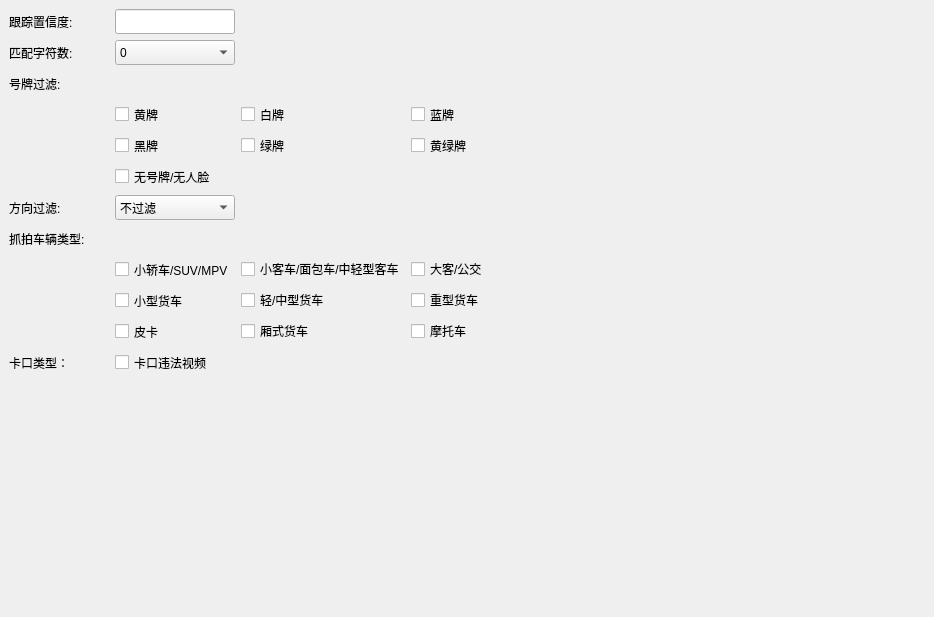
     <widget class="QWidget" name="page_6">
      <layout class="QVBoxLayout" name="verticalLayout_9">
       <property name="spacing">
        <number>0</number>
       </property>
       <property name="leftMargin">
        <number>0</number>
       </property>
       <property name="topMargin">
        <number>0</number>
       </property>
       <property name="rightMargin">
        <number>0</number>
       </property>
       <property name="bottomMargin">
        <number>0</number>
       </property>
       <item>
        <widget class="QWidget" name="widget_7" native="true">
         <layout class="QHBoxLayout" name="horizontalLayout_16">
          <item>
           <layout class="QGridLayout" name="gridLayout_5">
            <item row="0" column="0">
             <widget class="QLabel" name="label_65">
              <property name="minimumSize">
               <size>
                <width>100</width>
                <height>25</height>
               </size>
              </property>
              <property name="text">
               <string>跟踪置信度:</string>
              </property>
             </widget>
            </item>
            <item row="3" column="3">
             <widget class="QCheckBox" name="chkplate_blue">
              <property name="minimumSize">
               <size>
                <width>120</width>
                <height>25</height>
               </size>
              </property>
              <property name="text">
               <string>蓝牌</string>
              </property>
             </widget>
            </item>
            <item row="4" column="3">
             <widget class="QCheckBox" name="chkplate_yellow_green">
              <property name="minimumSize">
               <size>
                <width>120</width>
                <height>25</height>
               </size>
              </property>
              <property name="text">
               <string>黄绿牌</string>
              </property>
             </widget>
            </item>
            <item row="4" column="2">
             <widget class="QCheckBox" name="chkplate_green">
              <property name="minimumSize">
               <size>
                <width>120</width>
                <height>25</height>
               </size>
              </property>
              <property name="text">
               <string>绿牌</string>
              </property>
             </widget>
            </item>
            <item row="5" column="1">
             <widget class="QCheckBox" name="chkplate_no">
              <property name="minimumSize">
               <size>
                <width>120</width>
                <height>25</height>
               </size>
              </property>
              <property name="text">
               <string>无号牌/无人脸</string>
              </property>
             </widget>
            </item>
            <item row="4" column="1">
             <widget class="QCheckBox" name="chkplate_black">
              <property name="minimumSize">
               <size>
                <width>120</width>
                <height>25</height>
               </size>
              </property>
              <property name="text">
               <string>黑牌</string>
              </property>
             </widget>
            </item>
            <item row="6" column="1">
             <widget class="QComboBox" name="cmb_filterdir">
              <property name="minimumSize">
               <size>
                <width>120</width>
                <height>25</height>
               </size>
              </property>
              <item>
               <property name="text">
                <string>不过滤</string>
               </property>
              </item>
              <item>
               <property name="text">
                <string>来向</string>
               </property>
              </item>
              <item>
               <property name="text">
                <string>去向</string>
               </property>
              </item>
             </widget>
            </item>
            <item row="0" column="1">
             <widget class="QLineEdit" name="edt_gzzxd">
              <property name="minimumSize">
               <size>
                <width>0</width>
                <height>25</height>
               </size>
              </property>
             </widget>
            </item>
            <item row="2" column="0">
             <widget class="QLabel" name="label_67">
              <property name="minimumSize">
               <size>
                <width>0</width>
                <height>25</height>
               </size>
              </property>
              <property name="text">
               <string>号牌过滤:</string>
              </property>
             </widget>
            </item>
            <item row="1" column="0">
             <widget class="QLabel" name="label_66">
              <property name="text">
               <string>匹配字符数:</string>
              </property>
             </widget>
            </item>
            <item row="6" column="0">
             <widget class="QLabel" name="label_68">
              <property name="text">
               <string>方向过滤:</string>
              </property>
             </widget>
            </item>
            <item row="3" column="2">
             <widget class="QCheckBox" name="chkplate_white">
              <property name="minimumSize">
               <size>
                <width>120</width>
                <height>25</height>
               </size>
              </property>
              <property name="text">
               <string>白牌</string>
              </property>
             </widget>
            </item>
            <item row="7" column="0">
             <widget class="QLabel" name="label_69">
              <property name="minimumSize">
               <size>
                <width>0</width>
                <height>25</height>
               </size>
              </property>
              <property name="text">
               <string>抓拍车辆类型:</string>
              </property>
             </widget>
            </item>
            <item row="9" column="1">
             <widget class="QCheckBox" name="chkveh_3">
              <property name="minimumSize">
               <size>
                <width>0</width>
                <height>25</height>
               </size>
              </property>
              <property name="text">
               <string>小型货车</string>
              </property>
             </widget>
            </item>
            <item row="8" column="3">
             <widget class="QCheckBox" name="chkveh_2">
              <property name="text">
               <string>大客/公交</string>
              </property>
             </widget>
            </item>
            <item row="3" column="1">
             <widget class="QCheckBox" name="chkplate_yellow">
              <property name="minimumSize">
               <size>
                <width>120</width>
                <height>25</height>
               </size>
              </property>
              <property name="text">
               <string>黄牌</string>
              </property>
             </widget>
            </item>
            <item row="8" column="2">
             <widget class="QCheckBox" name="chkveh_1">
              <property name="text">
               <string>小客车/面包车/中轻型客车</string>
              </property>
             </widget>
            </item>
            <item row="8" column="1">
             <widget class="QCheckBox" name="chkveh_0">
              <property name="minimumSize">
               <size>
                <width>0</width>
                <height>25</height>
               </size>
              </property>
              <property name="text">
               <string>小轿车/SUV/MPV</string>
              </property>
             </widget>
            </item>
            <item row="10" column="1">
             <widget class="QCheckBox" name="chkveh_6">
              <property name="minimumSize">
               <size>
                <width>0</width>
                <height>25</height>
               </size>
              </property>
              <property name="text">
               <string>皮卡</string>
              </property>
             </widget>
            </item>
            <item row="9" column="3">
             <widget class="QCheckBox" name="chkveh_5">
              <property name="text">
               <string>重型货车</string>
              </property>
             </widget>
            </item>
            <item row="9" column="2">
             <widget class="QCheckBox" name="chkveh_4">
              <property name="text">
               <string>轻/中型货车</string>
              </property>
             </widget>
            </item>
            <item row="10" column="3">
             <widget class="QCheckBox" name="chkveh_8">
              <property name="text">
               <string>摩托车</string>
              </property>
             </widget>
            </item>
            <item row="10" column="2">
             <widget class="QCheckBox" name="chkveh_7">
              <property name="text">
               <string>厢式货车</string>
              </property>
             </widget>
            </item>
            <item row="1" column="1">
             <widget class="QComboBox" name="cmb_zfpp">
              <property name="minimumSize">
               <size>
                <width>0</width>
                <height>25</height>
               </size>
              </property>
              <property name="currentIndex">
               <number>0</number>
              </property>
              <item>
               <property name="text">
                <string>0</string>
               </property>
              </item>
              <item>
               <property name="text">
                <string>1</string>
               </property>
              </item>
              <item>
               <property name="text">
                <string>2</string>
               </property>
              </item>
              <item>
               <property name="text">
                <string>3</string>
               </property>
              </item>
              <item>
               <property name="text">
                <string>4</string>
               </property>
              </item>
              <item>
               <property name="text">
                <string>5</string>
               </property>
              </item>
              <item>
               <property name="text">
                <string>6</string>
               </property>
              </item>
             </widget>
            </item>
            <item row="11" column="1">
             <widget class="QCheckBox" name="chk_kkVideo">
              <property name="minimumSize">
               <size>
                <width>0</width>
                <height>25</height>
               </size>
              </property>
              <property name="text">
               <string>卡口违法视频</string>
              </property>
             </widget>
            </item>
            <item row="11" column="0">
             <widget class="QLabel" name="label_63">
              <property name="text">
               <string>卡口类型：</string>
              </property>
             </widget>
            </item>
           </layout>
          </item>
          <item>
           <spacer name="horizontalSpacer_17">
            <property name="orientation">
             <enum>Qt::Horizontal</enum>
            </property>
            <property name="sizeHint" stdset="0">
             <size>
              <width>394</width>
              <height>20</height>
             </size>
            </property>
           </spacer>
          </item>
         </layout>
        </widget>
       </item>
       <item>
        <spacer name="verticalSpacer_6">
         <property name="orientation">
          <enum>Qt::Vertical</enum>
         </property>
         <property name="sizeHint" stdset="0">
          <size>
           <width>20</width>
           <height>233</height>
          </size>
         </property>
        </spacer>
       </item>
      </layout>
     </widget>
